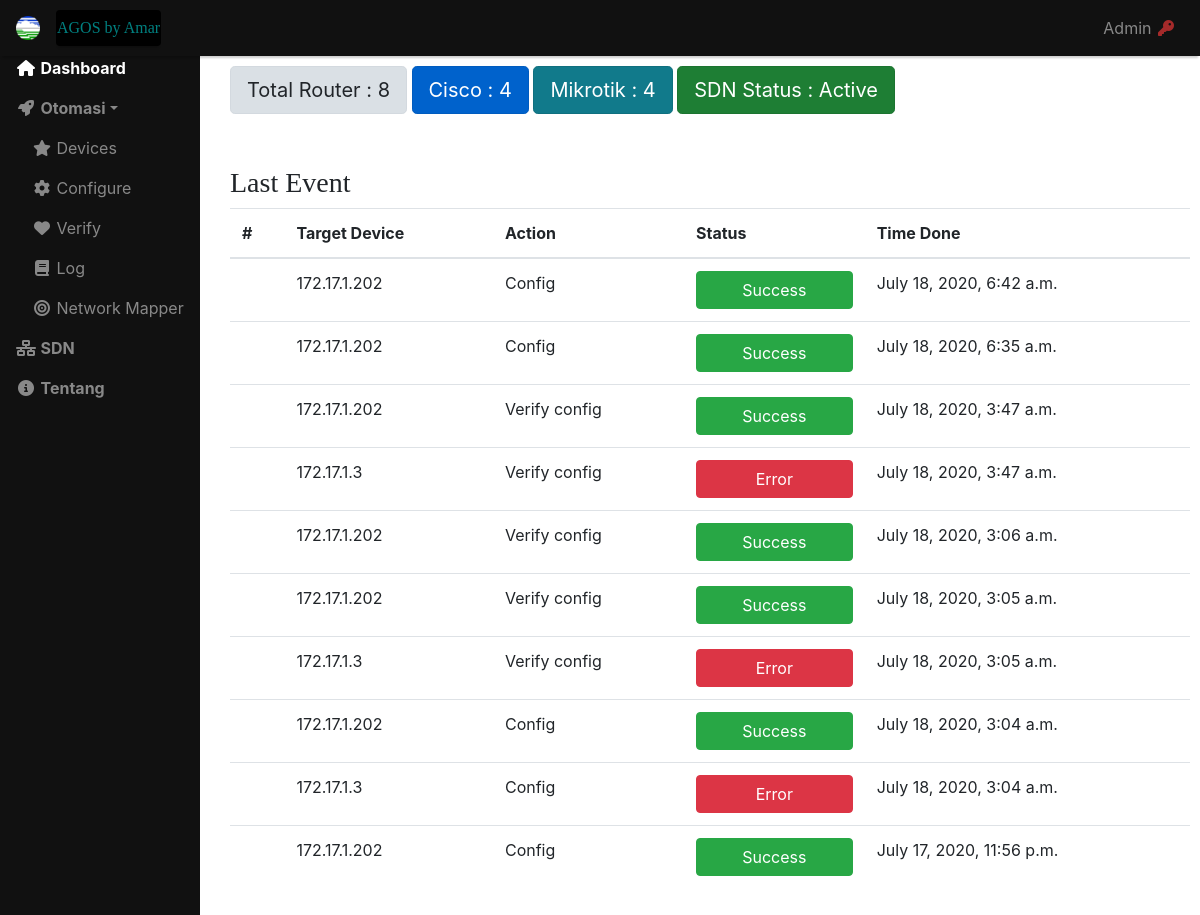
Before: / with the older database file.
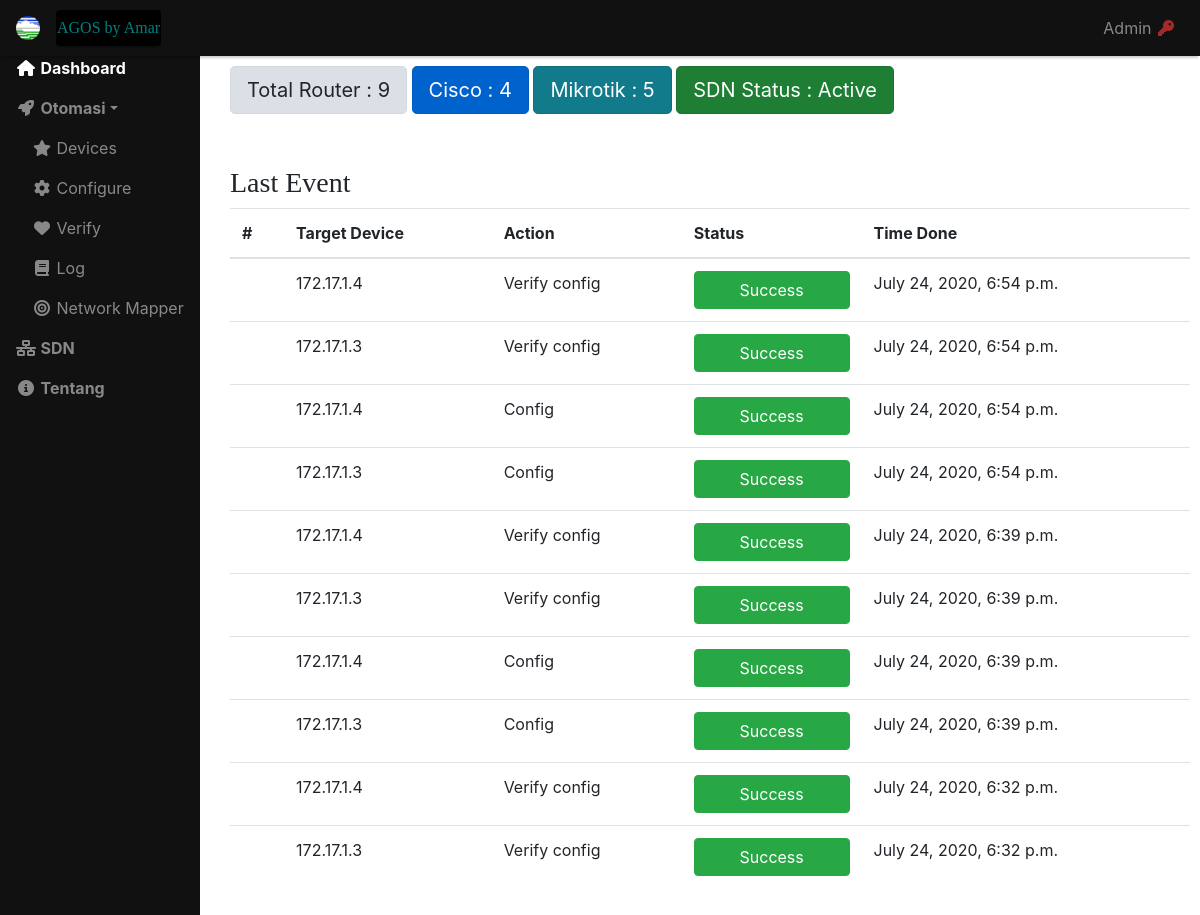
After: the same page with the newer database file.
### tomatis/models.py (models this page shows, shortened)
class Log(models.Model):
	target = models.CharField(max_length=255)
	action = models.CharField(max_length=255)
	status = models.CharField(max_length=255)
	time = models.DateTimeField(null=True)
	messages = models.CharField(max_length=255, blank=True)

### tomatis/views.py (the view)
# urls.py: path('', views.index, name='index'),
def index(request):
	all_device = Device.objects.all()
	cisco_device = Device.objects.filter(vendor="cisco")
	mikrotik_device = Device.objects.filter(vendor="mikrotik")
	last_event = Log.objects.all().order_by('-id')[:10]
	nm = nmap.PortScanner()
	result = nm.scan('127.0.0.1', '8181')
	portopen =  nm['127.0.0.1']['tcp'][8181]['state']
	context = {
		'name': 'amar',
		'ip': 8080,
		'all_device' : len(all_device),
		'cisco_device' : len(cisco_device),
		'mikrotik_device' : len(mikrotik_device),
		'last_event': last_event,
		'sdnweb' : portopen,
	}
	return render(request ,'index.html', context)

### templates/index.html (shortened to what this page needs)
{% extends 'main_template.html' %}
{% load django_bootstrap_breadcrumbs %}
{% block content %}
<a href="#" class="btn btn-light btn-lg active mb-5" role="button" aria-pressed="true">Total Router : {{all_device}}</a>
<a href="#" class="btn btn-primary btn-lg active mb-5" role="button" aria-pressed="true">Cisco : {{cisco_device}}</a>
<a href="#" class="btn btn-info btn-lg active mb-5" role="button" aria-pressed="true">Mikrotik : {{mikrotik_device}}</a>
{% if sdnweb == "closed" %}
<button class="btn btn-dark btn-lg active mb-5" role="button"> SDN Status : Deactive </button>
{% else %}
<button class="btn btn-success btn-lg active mb-5" role="button"> SDN Status : Active </button>
{% endif %}
<h3 class="mt-1" style="font-family: verdana;">Last Event</h3>
<table class="table">
    <thead>
        <tr>
            <th>#</th>
            <th>Target Device</th>
            <th>Action</th>
            <th>Status</th>
            <th>Time Done</th>
        </tr>
    </thead>
    <tbody>
    	{% for log in last_event %}
        <tr>
                <td></td>
                <td>{{ log.target }}</td>
                <td>{{ log.action }}</td>
                {% if log.status == "Success" %}
                <td><button class="btn btn-success btn-block">{{ log.status }}</button></td>
                {% else %}
                <td><button class="btn btn-danger btn-block">{{ log.status }}</button></td>
                {% endif %}
                <td>{{ log.time }}</td>
            </tr>
        {% endfor %}
    </tbody>
</table>
{%endblock%}

Changed rows visible on the page:
no longer on this page (row unchanged): Log: target "172.17.1.202", action "Config", status "Success", time "July 18, 2020, 6:42 a.m."
no longer on this page (row unchanged): Log: target "172.17.1.202", action "Config", status "Success", time "July 18, 2020, 6:35 a.m."
no longer on this page (row unchanged): Log: target "172.17.1.202", action "Verify config", status "Success", time "July 18, 2020, 3:47 a.m."
no longer on this page (row unchanged): Log: target "172.17.1.3", action "Verify config", status "Error", time "July 18, 2020, 3:47 a.m."
no longer on this page (row unchanged): Log: target "172.17.1.202", action "Verify config", status "Success", time "July 18, 2020, 3:06 a.m."
no longer on this page (row unchanged): Log: target "172.17.1.202", action "Verify config", status "Success", time "July 18, 2020, 3:05 a.m."
no longer on this page (row unchanged): Log: target "172.17.1.3", action "Verify config", status "Error", time "July 18, 2020, 3:05 a.m."
no longer on this page (row unchanged): Log: target "172.17.1.202", action "Config", status "Success", time "July 18, 2020, 3:04 a.m."
no longer on this page (row unchanged): Log: target "172.17.1.3", action "Config", status "Error", time "July 18, 2020, 3:04 a.m."
no longer on this page (row unchanged): Log: target "172.17.1.202", action "Config", status "Success", time "July 17, 2020, 11:56 p.m."
added Log: target "172.17.1.4", action "Verify config", status "Success", time "July 24, 2020, 6:54 p.m."
added Log: target "172.17.1.3", action "Verify config", status "Success", time "July 24, 2020, 6:54 p.m."
added Log: target "172.17.1.4", action "Config", status "Success", time "July 24, 2020, 6:54 p.m."
added Log: target "172.17.1.3", action "Config", status "Success", time "July 24, 2020, 6:54 p.m."
added Log: target "172.17.1.4", action "Verify config", status "Success", time "July 24, 2020, 6:39 p.m."
added Log: target "172.17.1.3", action "Verify config", status "Success", time "July 24, 2020, 6:39 p.m."
added Log: target "172.17.1.4", action "Config", status "Success", time "July 24, 2020, 6:39 p.m."
added Log: target "172.17.1.3", action "Config", status "Success", time "July 24, 2020, 6:39 p.m."
added Log: target "172.17.1.4", action "Verify config", status "Success", time "July 24, 2020, 6:32 p.m."
added Log: target "172.17.1.3", action "Verify config", status "Success", time "July 24, 2020, 6:32 p.m."
Other visible differences:
{{ all_device }}: "8" → "9"
{{ mikrotik_device }}: "4" → "5"
